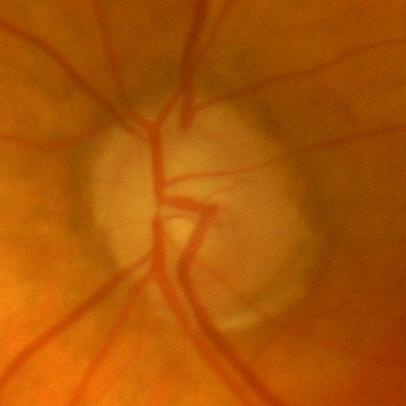
#> input picture Im004_ACRIMA.jpg, 406 x 406 px, found by its file name
$ jupyter execute LDPI_9_Code.ipynb
#> lines starting #> are read from the running program, lines starting #| are printed output that depends on the picture
<a href="https://colab.research.google.com/github/pabzpcz/PDI_9/blob/main/LDPI_9_Code.ipynb" target="_parent"></a>

[cell 1]
import cv2
import matplotlib.pyplot as plt

[cell 2]
# Cargar imagen oscura
img_bgr = cv2.imread('/content/Im004_ACRIMA.jpg')
#> img_bgr is the input picture: shape (406, 406, 3); mean B, G, R 5.8, 84.9, 171.2
img_rgb = cv2.cvtColor(img_bgr, cv2.COLOR_BGR2RGB)

# Convertir a HSV
img_hsv = cv2.cvtColor(img_bgr, cv2.COLOR_BGR2HSV)
#> img_hsv: shape (406, 406, 3); mean H, S, V 14.3, 247, 171.2

# Separar canales H, S y V
h, s, v = cv2.split(img_hsv)
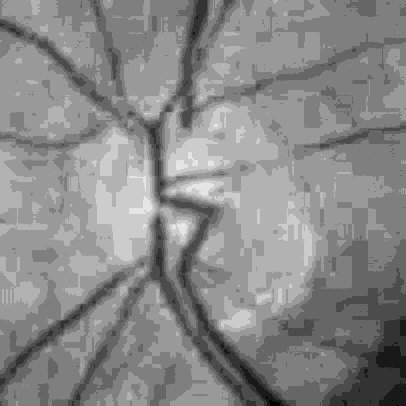
#> h: shape (406, 406); min 9, max 19, mean 14.34; drawn with min black and max white
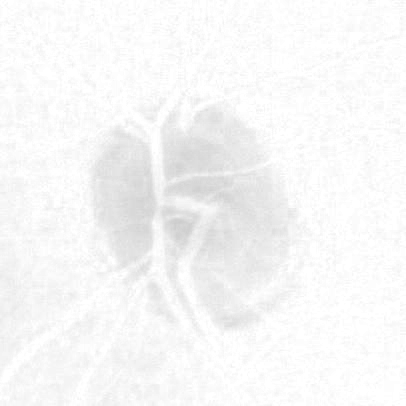
#> s: shape (406, 406); min 204, max 255, mean 247
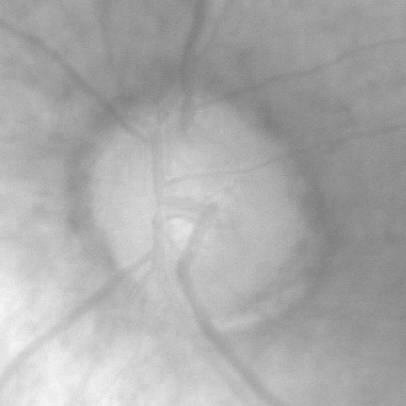
#> v: shape (406, 406); min 125, max 245, mean 171.2

plt.figure(figsize=(10, 5))

# Mostrar Canal H
plt.subplot(2, 3, 1)
plt.imshow(h, cmap='gray')
plt.title('Canal H (Matiz)')
plt.axis('off')

# Mostrar Canal S
plt.subplot(2, 3, 2)
plt.imshow(s, cmap='gray')
plt.title('Canal S (Saturación)')
plt.axis('off')

# Mostrar Canal V
plt.subplot(2, 3, 3)
plt.imshow(v, cmap='gray')
plt.title('Canal V Original (Brillo)')
plt.axis('off')

plt.tight_layout()
plt.show()
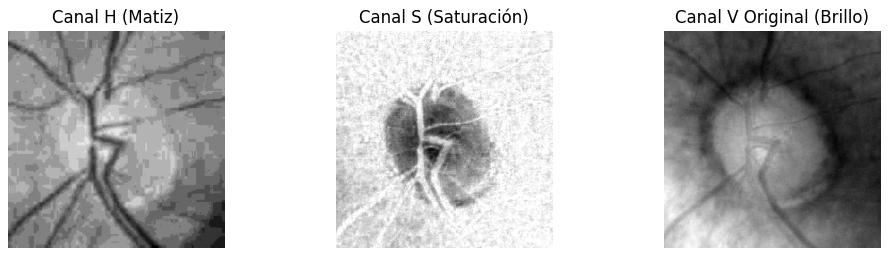
#> figure drawn by matplotlib, 3 panels

[cell 3]
# Ecualizar solo el canal de valor (brillo)
v_eq = cv2.equalizeHist(v)
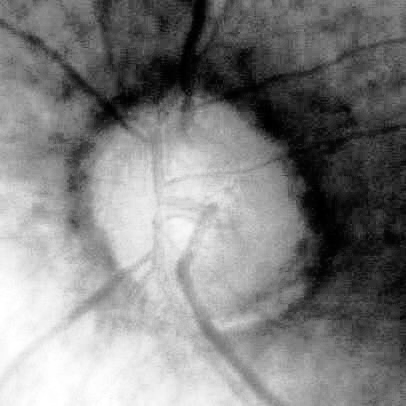
#> v_eq: shape (406, 406); min 0, max 255, mean 129

# Combinar canales con el V ecualizado
img_hsv_eq = cv2.merge([h, s, v_eq])
#> img_hsv_eq: shape (406, 406, 3); mean H, S, V 14.3, 247, 129

# Convertir de nuevo a BGR y luego a RGB para visualización
img_eq_bgr = cv2.cvtColor(img_hsv_eq, cv2.COLOR_HSV2BGR)
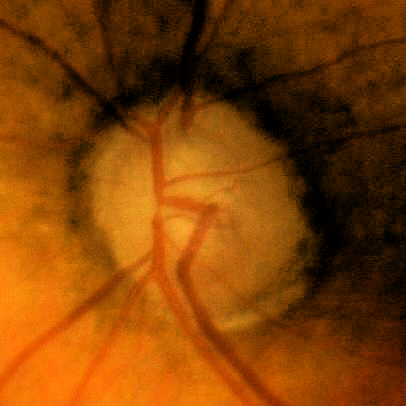
#> img_eq_bgr: shape (406, 406, 3); mean B, G, R 5, 64.5, 129
img_eq_rgb = cv2.cvtColor(img_eq_bgr, cv2.COLOR_BGR2RGB)

# Mostrar imágenes original y mejorada
plt.figure(figsize=(10, 5))

plt.subplot(1, 2, 1)
plt.imshow(img_rgb)
plt.title('Imagen original')
plt.axis('off')

plt.subplot(1, 2, 2)
plt.imshow(img_eq_rgb)
plt.title('Imagen mejorada (Ecualización V)')
plt.axis('off')

plt.tight_layout()
plt.show()

$ run again, with Endoscopia.jpeg copied over Im004_ACRIMA.jpg
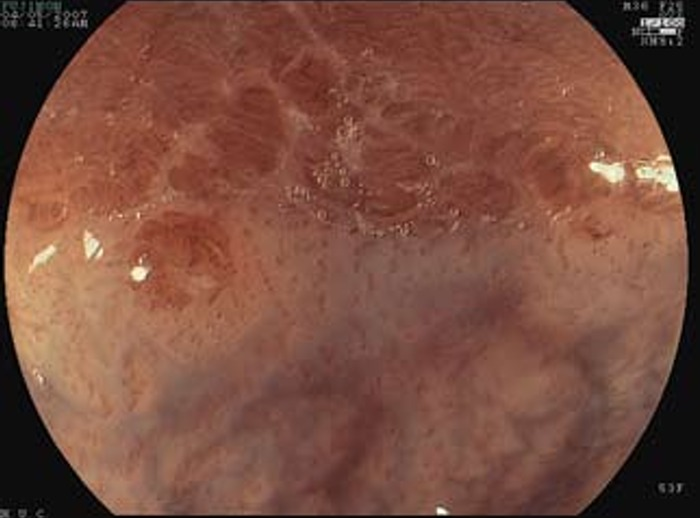
#> input picture Endoscopia.jpeg, 700 x 518 px, found by its file name
#> img_bgr is the input picture: shape (518, 700, 3); mean B, G, R 63.6, 77.9, 122.2
#> img_hsv: shape (518, 700, 3); mean H, S, V 12, 115.3, 122.3
#> `v_eq = cv2.equalizeHist(v)`:
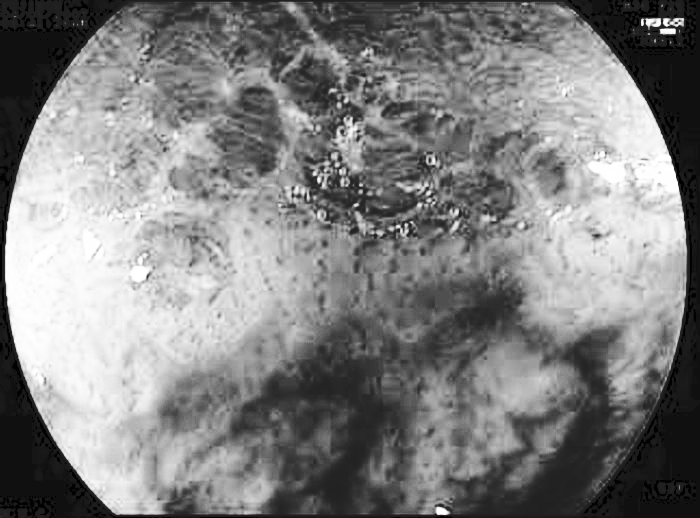
#> v_eq: shape (518, 700); min 0, max 255, mean 129.1
#> img_hsv_eq: shape (518, 700, 3); mean H, S, V 12, 115.3, 129.1
#> `img_eq_bgr = cv2.cvtColor(img_hsv_eq, cv2.COLOR_HSV2BGR)`:
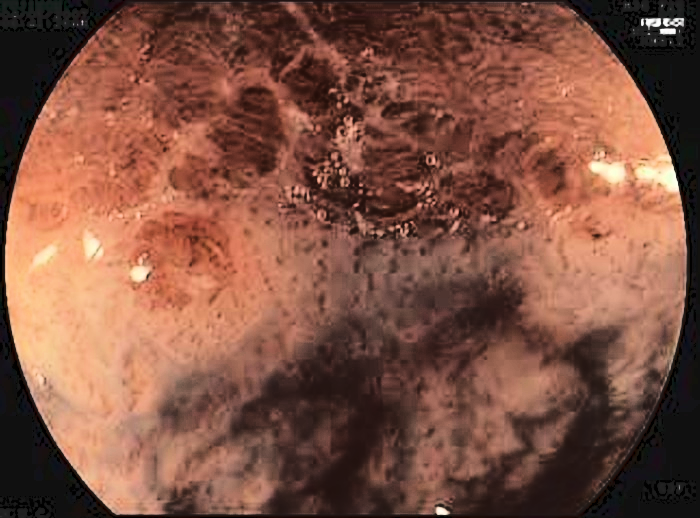
#> img_eq_bgr: shape (518, 700, 3); mean B, G, R 66.7, 82.7, 129
